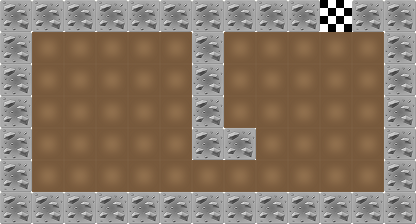

This game map was drawn from its Tiled (.tmx) file and the tilesets committed beside it. A one-line description and the full map source follow:
An orthogonal 13x7 tile map with 32x32 px tiles, 1 tile layer (Kachelebene 1), 3 tilesets.

<map version="1.0" tiledversion="2018.07.13" orientation="orthogonal" renderorder="right-down" width="13" height="7" tilewidth="32" tileheight="32" infinite="0" nextlayerid="6" nextobjectid="1">
 <tileset firstgid="1" name="Boden" tilewidth="32" tileheight="32" tilecount="1" columns="1">
  <image source="Boden.png" width="32" height="32" />
 </tileset>
 <tileset firstgid="2" name="rocky01" tilewidth="32" tileheight="32" tilecount="1" columns="1">
  <image source="rocky01.png" width="32" height="32" />
  <tile id="0">
   <properties>
    <property name="Wand" value="" />
   </properties>
  </tile>
 </tileset>
 <tileset firstgid="3" name="FinishFlag" tilewidth="32" tileheight="32" tilecount="1" columns="1">
  <image source="FinishFlag.png" width="32" height="32" />
  <tile id="0">
   <properties>
    <property name="Ziel" value="" />
   </properties>
  </tile>
 </tileset>
 <layer id="4" name="Kachelebene 1" width="13" height="7">
  <data encoding="csv">
2,2,2,2,2,2,2,2,2,2,3,2,2,
2,1,1,1,1,1,2,1,1,1,1,1,2,
2,1,1,1,1,1,2,1,1,1,1,1,2,
2,1,1,1,1,1,2,1,1,1,1,1,2,
2,1,1,1,1,1,2,2,1,1,1,1,2,
2,1,1,1,1,1,1,1,1,1,1,1,2,
2,2,2,2,2,2,2,2,2,2,2,2,2
</data>
 </layer>
</map>
